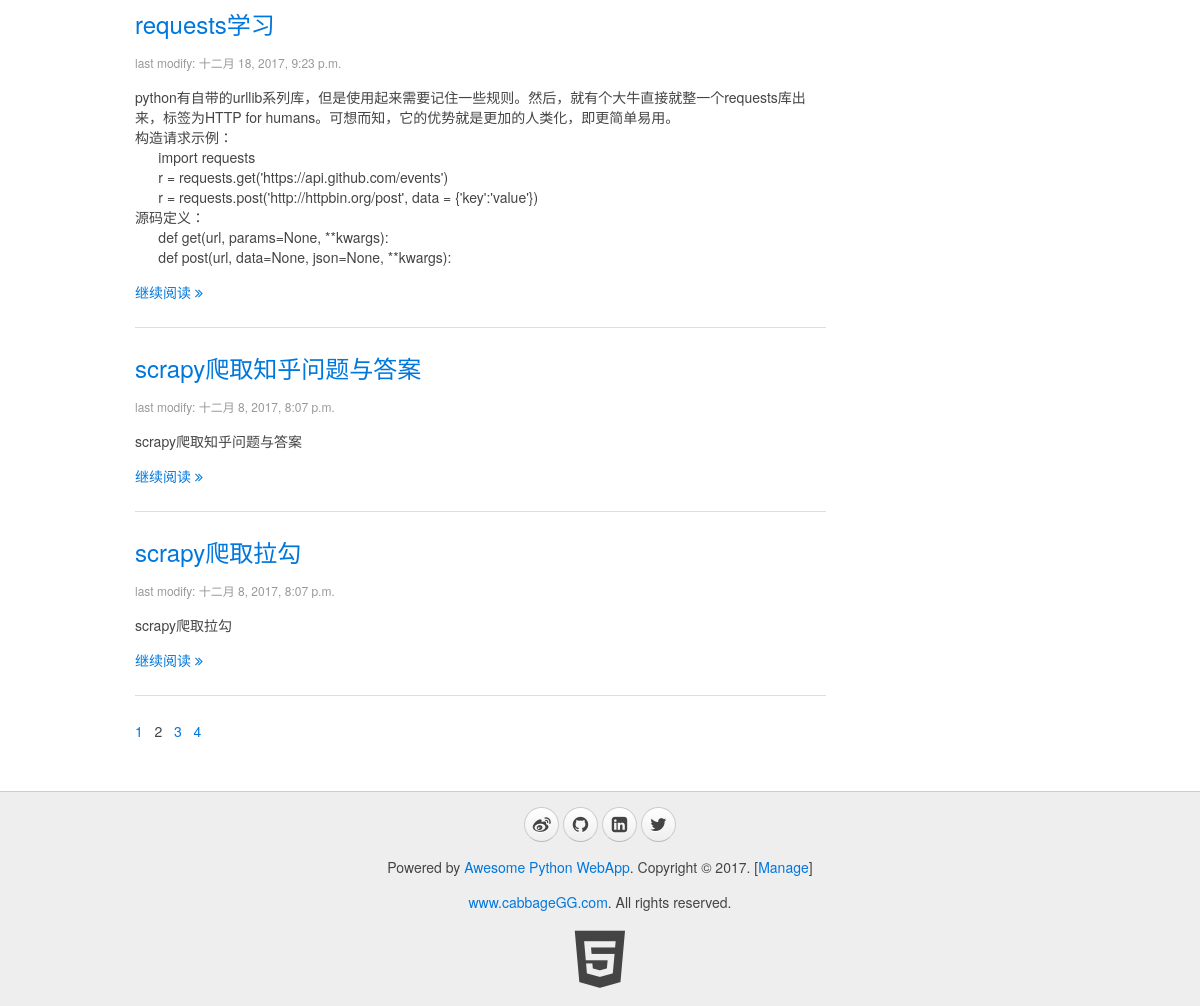
Before: /blog/?p=2 (lower part) with the older database file.
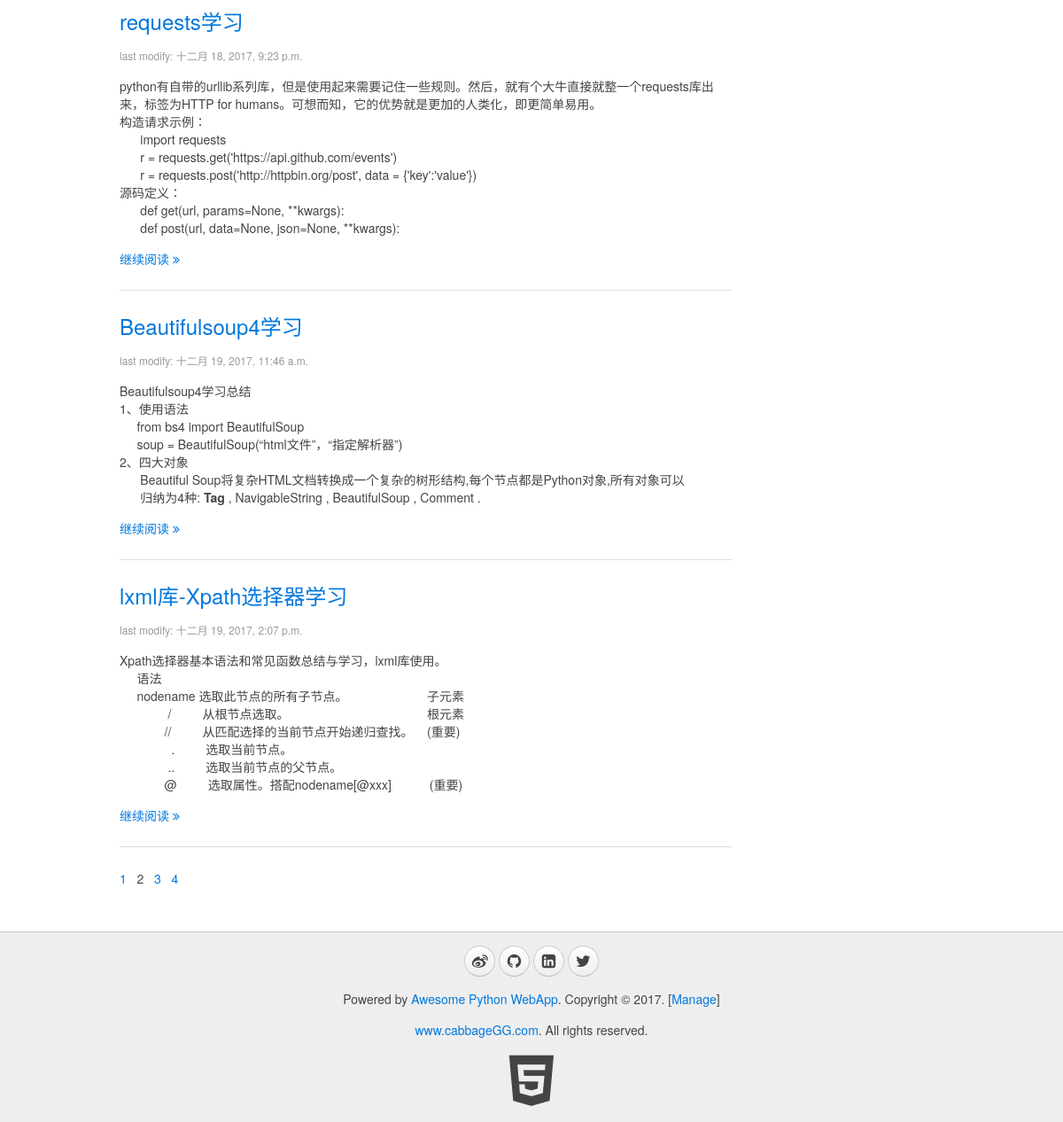
After: the same page with the newer database file.
### blog/models.py (models this page shows, shortened)
class Blog(models.Model):
    title = models.CharField(max_length=32, default="Title")
    content = models.TextField(null=True)
    summary = models.TextField(null=True)
    create_time = models.DateTimeField(null=True)

### blog/views.py (the view)
def blogs(request):
    userinfo = ""
    account = request.COOKIES.get("account","")
    if account:
        userinfo = models.User.objects.filter(account=account)
        if userinfo:
            userinfo = userinfo[0]
    page = int(request.GET.get("p", "1"))
    first = (page - 1)*10
    end = first + 10
    blogs = models.Blog.objects.all()
    total_nums = len(blogs)
    if total_nums <= end:
        end = total_nums #最后一页的逻辑处理
    if (total_nums % 10) > 0:
        page_nums = int(total_nums/10) + 1
    else:
        page_nums = int(total_nums/10)
    page_nums = range(0, page_nums)
    blogs = blogs[first:end]
    page = page - 1
    return render(request, "blog/blogs.html", {"blogs": blogs, "page":page, "page_nums":page_nums, "userinfo":userinfo})

### blog/templatetags/myfilter.py (called while the page is built)
@register.filter
def replaceTags(content):  #这里应该需要继续研究下，有时候需要空格，而不是&nbsp;
    content = content.replace("  ", "&nbsp;&nbsp;")  # 预处理空格
    content = content.replace("\n", "<br/>")  # 预处理换行
    return content

### blog/templates/blog/blogs.html (shortened to what this page needs)
{% extends '__base__.html' %}
{% load myfilter %}
{% block content %}
    <div class="uk-width-medium-3-4">
    {% for blog in blogs %}
        <article class="uk-article">
            <h2><a href="/blog/page/{{ blog.id }}">{{ blog.title }}</a></h2>
            <p class="uk-article-meta">last modify: {{ blog.create_time }}</p>
            <p>{% autoescape off %}{{ blog.summary | replaceTags }}{% endautoescape %}</p>
            <p><a href="/blog/page/{{ blog.id }}">继续阅读 <i class="uk-icon-angle-double-right"></i></a></p>
        </article>
        <hr class="uk-article-divider">
    {% endfor %}
        <div class="page">
        {% for page_num in page_nums %}
            {% if page_num == page %}
                <span>{{ page_num|add:"1" }}&nbsp;&nbsp;</span>
            {% else %}
                <a href="?p={{ page_num|add:"1" }}"><span>{{ page_num|add:"1" }}&nbsp;&nbsp;</span></a>
            {% endif %}
        {% endfor %}
        </div>
    </div>
{% endblock %}

Changed rows visible on the page:
removed Blog: title "scrapy爬取知乎问题与答案", create_time "十二月 8, 2017, 8:07 p.m.", summary "scrapy爬取知乎问题与答案"
no longer on this page (row edited): Blog: title "scrapy爬取拉勾", create_time "十二月 8, 2017, 8:07 p.m.", summary "scrapy爬取拉勾"
added Blog: title "Beautifulsoup4学习", create_time "十二月 19, 2017, 11:46 a.m.", summary "Beautifulsoup4学习总结 1、使用语法 from bs4 import BeautifulSoup soup = BeautifulSoup(“html文件”，“指定解析器”) 2、四大对象 Beautiful Soup将复杂HTML文档转换成一个复杂的树形结构,每个节点都是Python对象,所有对象可以 归纳为4种: Tag , NavigableString , BeautifulSoup , Comment ."
added Blog: title "lxml库-Xpath选择器学习", create_time "十二月 19, 2017, 2:07 p.m.", summary "Xpath选择器基本语法和常见函数总结与学习，lxml库使用。 语法 nodename 选取此节点的所有子节点。 子元素 / 从根节点选取。 根元素 // 从匹配选择的当前节点开始递归查找。 (重要) . 选取当前节点。 .. 选取当前节点的父节点。 @ 选取属性。搭配nodename[@xxx] (重要)"
